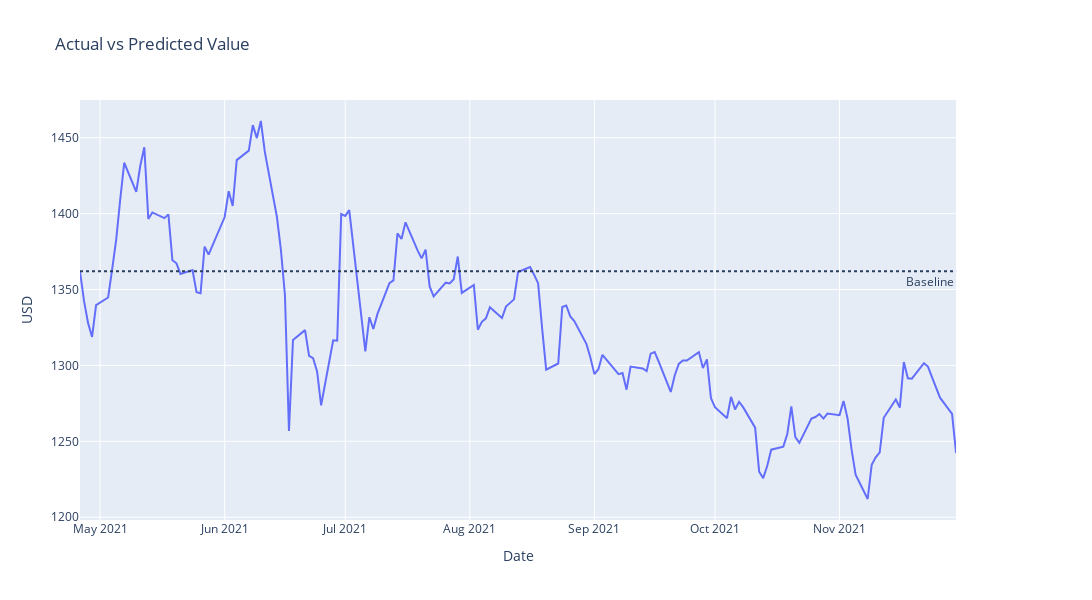

This figure's notebook cell:
### Code cell
# fig = go.Figure()
fig = make_subplots(specs=[[{"secondary_y": True}]])

fig.add_trace(go.Scatter(x=df_rf['date'], y = df_rf['value'], name='actual'))

# fig.add_trace(go.Scatter(x=df_xgb['date'], y = df_xgb['value_strat'], name='strategy xgb'))

fig.add_hline(y=1362, annotation_text='Baseline', line_dash="dot", annotation_position="bottom right")

## To un-hide
# fig.add_trace(go.Scatter(x=df_rf['date'], y = df_rf['value_rf'], name='random forest model'))
# fig.add_trace(go.Scatter(x=df_rf['date'], y = df_rf['value_strat'], name='back test strategy rf'))
# fig.add_vrect(x0="2021-10-6", x1="2021-11-23", fillcolor="green",  opacity=0.25, line_width=0 , annotation_text="below base line", annotation_position="top left")
# fig.add_trace(go.Scatter(x=df_rf['date'], y = df_rf['MSE'], name='MSE'), secondary_y=True)

fig['layout'].update(height=600, width=1500, title='Actual vs Predicted Value')

fig.update_xaxes(title_text="Date")
fig.update_yaxes(title_text="USD")

fig.show()

### Figure 1 — Plotly figure (JSON) as saved in the notebook; plotly's stock layout.template omitted (floating-point values rounded to 4 significant figures; data arrays with more than 128 entries replaced by an {"elided": "..."} marker saying what was removed)
{"data": [{"name": "actual", "type": "scatter", "x": {"elided": "153 str values"}, "y": {"elided": "153 float values"}}], "layout": {"annotations": [{"showarrow": false, "text": "Baseline", "x": 1, "xanchor": "right", "xref": "x domain", "y": 1362, "yanchor": "top", "yref": "y"}], "height": 600, "shapes": [{"line": {"dash": "dot"}, "type": "line", "x0": 0, "x1": 1, "xref": "x domain", "y0": 1362, "y1": 1362, "yref": "y"}], "title": {"text": "Actual vs Predicted Value"}, "width": 1500, "xaxis": {"anchor": "y", "domain": [0, 0.94], "title": {"text": "Date"}}, "yaxis": {"anchor": "x", "domain": [0, 1], "title": {"text": "USD"}}, "yaxis2": {"anchor": "x", "overlaying": "y", "side": "right", "title": {"text": "USD"}}}}
